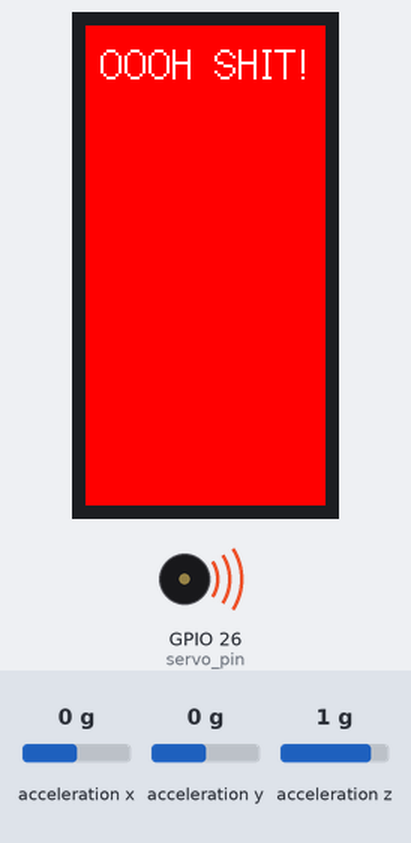
Recording of a program running on a simulated ESP32. On the bench: 80×160 colour display, buzzer (waves = sounding). The test bench sets the inputs (shaded band); at power-on: acceleration x 0 g, acceleration y 0 g, acceleration z 1 g.

Above: at 1.3 s.
1.4 s: acceleration x set to -0.4 g
3.4 s: acceleration x set to -0.7 g
4.9 s: acceleration y set to -1.4 g
At 7.5 s:
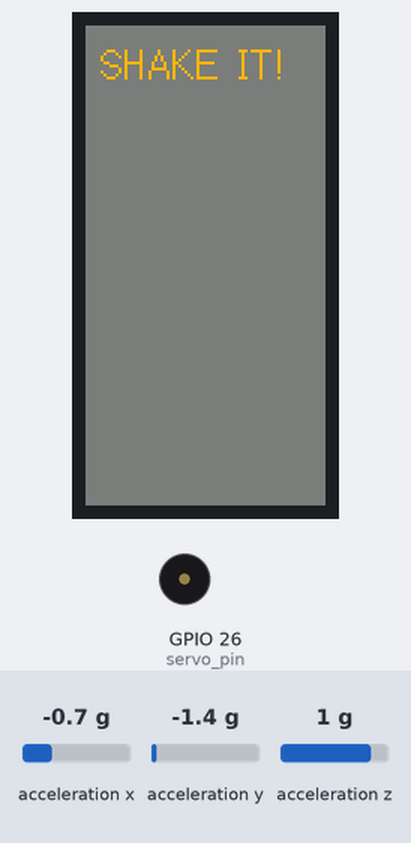
9.9 s: acceleration x set to -1.4 g
At 11.5 s:
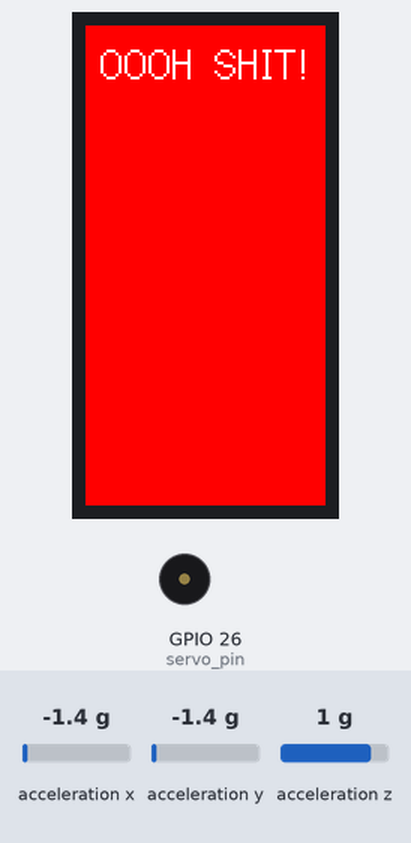
12.9 s: acceleration x set to -0.8 g
At 13.5 s:
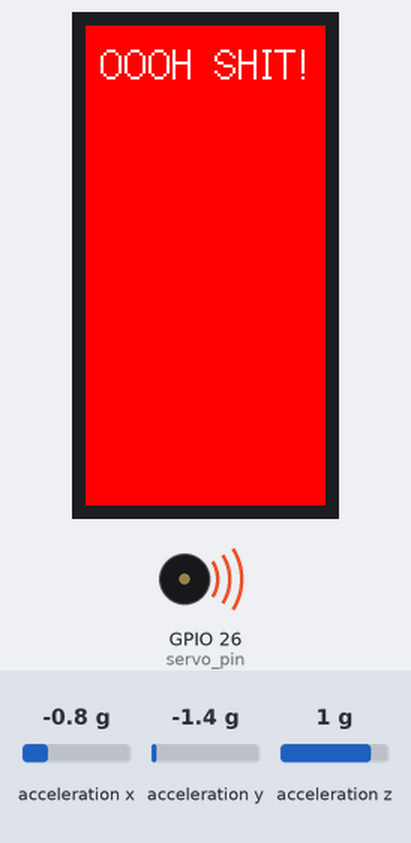
Timing chart, 0 to 15.9 s (numbered marks = the images above; inputs shaded):
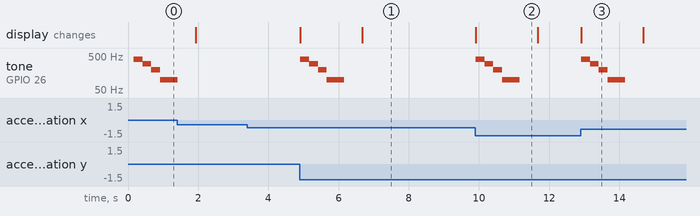

Measured:
- after the input at 3.4 s, every drawn part: stays the same
- after the input at 4.9 s, tone on GPIO 26 (servo_pin): plays 400 Hz for 0.25 s, 300 Hz for 0.25 s, 200 Hz for 0.25 s, 100 Hz for 0.50 s, starting at once; the display: first changes at once (image 1 shows a later state)
- after the input at 9.9 s, tone on GPIO 26 (servo_pin): plays 400 Hz for 0.25 s, 300 Hz for 0.25 s, 200 Hz for 0.25 s, 100 Hz for 0.50 s, starting at once; the display: changes at once (image 2)
- after the input at 12.9 s, tone on GPIO 26 (servo_pin): plays 400 Hz for 0.25 s, 300 Hz for 0.25 s, 200 Hz for 0.25 s, 100 Hz for 0.50 s, starting at once; the display: changes at once (image 3)
- what the display in image 2 shows lasts 1.8 s, from 9.9 s to 11.7 s

The program:

main.cpp
```cpp
#include <Arduino.h>
#include <M5StickC.h>
#include <esp_now.h>
#include <WiFi.h>

const int servo_pin = 26;
int freq = 50;
int ledChannel = 0;
int resolution = 10;

// uint8_t Address[] = {0x50, 0x02, 0x91, 0x8D, 0x21, 0x14}; //HAS GREEN MARK
uint8_t Address[] = {0x50, 0x02, 0x91, 0x8D, 0xD9, 0x60};

typedef struct struct_message {
    float x;
    float y;
    float z;
} struct_message;

float x;
float y;
float z;

float xPrevious;
float yPrevious;
float zPrevious;

float shakeTresshold = 0.5;

float incomingX;
float incomingY;
float incomingZ;


struct_message tx_message;
struct_message rx_message;

String success;

void OnDataSent(const uint8_t *mac_addr, esp_now_send_status_t status) {
  Serial.print("\r\nLast Packet Send Status:\t");
  Serial.println(status == ESP_NOW_SEND_SUCCESS ? "Delivery Success" : "Delivery Fail");
  if (status ==0){
    success = "Delivery Success :)";
  }
  else{
    success = "Delivery Fail :(";
  }
}

// Callback when data is received
void OnDataRecv(const uint8_t * mac, const uint8_t *incomingData, int len) {
  memcpy(&rx_message, incomingData, sizeof(rx_message));
  Serial.print("Bytes received: ");
  Serial.println(len);
  incomingX = rx_message.x;
  incomingY = rx_message.y;
  incomingZ = rx_message.z;
}

bool isTilted();
void updateDisplay();

void setup(void) {
  Serial.begin(115200);

  M5.begin();
  M5.IMU.Init();
  M5.Lcd.setRotation(0);

  ledcSetup(ledChannel, freq, resolution);
  ledcAttachPin(servo_pin, ledChannel);
  ledcWrite(ledChannel, 256);//0°

  WiFi.mode(WIFI_STA);
  if (esp_now_init() != ESP_OK) {
    Serial.println("Error initializing ESP-NOW");
    return;
  }
  esp_now_register_send_cb(OnDataSent);

  esp_now_peer_info_t peerInfo;
  memcpy(peerInfo.peer_addr, Address, 6);
  peerInfo.channel = 0;
  peerInfo.encrypt = false;
  if (esp_now_add_peer(&peerInfo) != ESP_OK){
    Serial.println("Failed to add peer");
    return;
  }

  esp_now_register_recv_cb(OnDataRecv);


}

bool noTilt;

void loop() {

  if(isTilted())
  {
     M5.Lcd.fillScreen(TFT_RED);
      M5.Lcd.setCursor(5, 5, 2);
      M5.Lcd.setTextColor(TFT_WHITE);
      M5.Lcd.println("OOOH SHIT!");
      noTilt = true;
      ledcWriteTone(ledChannel, 400);
      delay(250);
      ledcWriteTone(ledChannel, 300);
      delay(250);
      ledcWriteTone(ledChannel, 200);
      delay(250);
      ledcWriteTone(ledChannel, 100);
      delay(500);
      ledcWriteTone(ledChannel, 0);
      delay(500);
  }
  else if(noTilt)
  {
      M5.Lcd.fillScreen(TFT_DARKGREY);
      M5.Lcd.setCursor(5, 5, 2);
      M5.Lcd.setTextColor(TFT_ORANGE);
      M5.Lcd.println("SHAKE IT!");
      noTilt = false;
  }


  // esp_err_t result = esp_now_send(Address, (uint8_t *) &tx_message, sizeof(tx_message));

  // if (result == ESP_OK) {
  //   Serial.println("Sent with success");
  // }
  // else {
  //   Serial.println("Error sending the data");
  // }

  // updateDisplay();

  // delay(100);


}

bool isTilted()
{
    M5.IMU.getAccelData(&x,&y,&z);
    float xDelta = abs(x - xPrevious);
    float yDelta = abs(y - yPrevious);
    float zDelta = abs(z - zPrevious);
    xPrevious = x;
    yPrevious = y;
    zPrevious = z;

    if(xDelta > shakeTresshold || yDelta > shakeTresshold || zDelta > shakeTresshold)
    {
        return true;
    }
    else
    {
       return false;
    }
}

void updateDisplay()
{
  M5.Lcd.fillScreen(TFT_DARKGREY);
  M5.Lcd.setCursor(5, 5, 2);
  M5.Lcd.setTextColor(TFT_ORANGE);
  M5.Lcd.println("SHAKE IT!");
}
```
